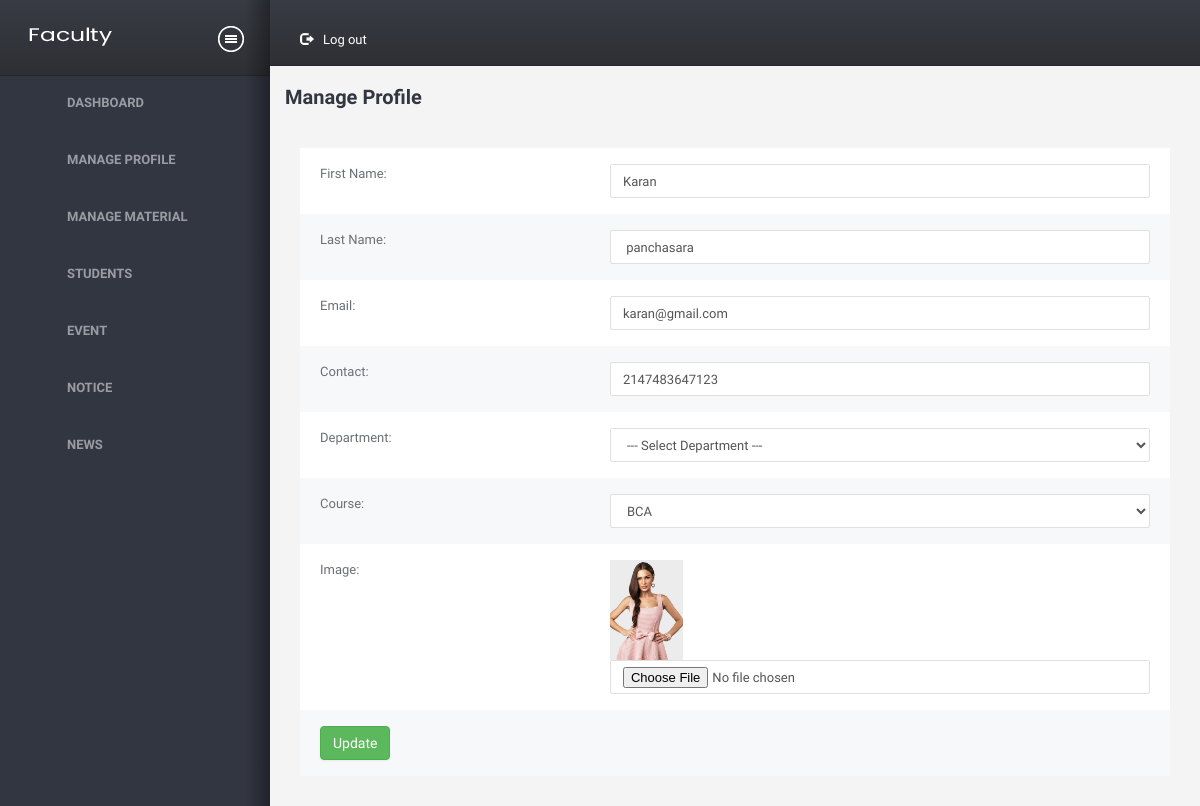
/faculty/manageprofile.php (signed in), run on the app's committed database.
### tables this page shows
CREATE TABLE `faculty` (
  `faculty_id` int(11) NOT NULL,
  `firstname` varchar(20) NOT NULL,
  `lastname` varchar(20) NOT NULL,
  `email` varchar(30) NOT NULL,
  `contact` varchar(15) NOT NULL,
  `department_id` int(11) NOT NULL,
  `course_id` int(11) NOT NULL,
  `profile_pic` varchar(100) NOT NULL,
  `sec_que_id` varchar(25) NOT NULL,
  `answer` varchar(20) NOT NULL,
  `password` varchar(15) NOT NULL,
  `isactive` int(1) NOT NULL,
  `doi` datetime NOT NULL,
  `dou` datetime NOT NULL
);

CREATE TABLE `course` (
  `course_id` int(11) NOT NULL,
  `course_name` varchar(20) NOT NULL,
  `department_id` int(11) NOT NULL,
  `isactive` int(1) NOT NULL,
  `doi` datetime NOT NULL,
  `dou` datetime NOT NULL
);

### faculty/manageprofile.php (the view, shortened to what this page needs)
<?php
require '../common/dbconnect.php';
$qrye="SELECT * FROM faculty where faculty_id='".$_SESSION['fid']."'";
$rse=mysqli_query($conn,$qrye);
$rowe=mysqli_fetch_assoc($rse);
?>
<!DOCTYPE HTML>
<html>
<head>
<link href="assets/css/A.style.css%2bbootstrap.css%2cMcc.0ONHoLZfWm.css.pagespeed.cf.2IS1LTyY4Z.css" rel="stylesheet" media="screen"/>
</head>
<body>
<div class="wrapper">
	<div class="structure-row">
        <aside class="sidebar">
        	<div class="sidebar-in">
                <header>
                    <div class="logo">
                        <a href="dashboard1"><img src="assets/images/Facultylogo.png" alt="Campus on click"/></a>
                    </div>
                    <a href="#" class="togglemenu">&nbsp;</a>
                    <div class="clearfix"></div>
                </header>
                <?php require 'sidebar.php';?>
                <span class="shadows"></span>
            </div>
        </aside>
        <div class="right-sec">
            <header>
                <nav class="topnav">
                    <ul id="nav1">
                        <li class="settings">
                        	<a href="logout.php"><i class="glyphicon glyphicon-log-out"></i>Log out</a>
                        </li>
                    </ul>
                </nav>
                <div class="clearfix"></div>
            </header>
            <div class="content-section">
                <div class="container-liquid">
                    <div class="row">
                        <header>
                                    <h2 class="heading">Manage Profile</h2>
                                </header>
                        <div class="col-xs-12">
                            <div class="table-box">
                                        <table class="table">
                                            <form action="updateprofile.php" method="POST" enctype="multipart/form-data">
                                            <tbody>
                                              <tr>
                                                    <td class="col-md-4">First Name:</td>
                                                    <td class="col-md-8"><input type="text" placeholder="First Name" class="form-control" name="fn" value="<?php echo $rowe['firstname'];?>"></td>
                                                </tr>
                                                <tr>
                                                    <td class="col-md-4">Last Name:</td>
                                                    <td class="col-md-8"><input type="text" placeholder="Last Name" class="form-control" name="ln" value="<?php echo $rowe['lastname'];?>"></td>
                                                </tr>
                                                <tr>
                                                    <td class="col-md-4">Email:</td>
                                                    <td class="col-md-8"><input type="text" placeholder="Email" class="form-control" name="email" value="<?php echo $rowe['email'];?>"></td>
                                                </tr>
                                                <tr>
                                                    <td class="col-md-4">Contact:</td>
                                                    <td class="col-md-8"><input type="text" placeholder="Contact" class="form-control" name="contact" value="<?php echo $rowe['contact'];?>"></td>
                                                </tr>
                                                <tr>
                                                    <td class="col-md-4">Department:</td>
                                                    <td class="col-md-8">
                                                       <select class="form-control" id="department" name="department">
                                                        <option>--- Select Department ---</option>
                                                       </select>
                                                    </td>
                                                </tr>
                                                  <tr>
                                                    <td class="col-md-4">Course:</td>
                                                    <td class="col-md-8">
                                                       <select class="form-control" id="course" name="course">
                                                           <?php
                                                           $qry="SELECT * FROM course where isactive=1";
                                                           $rs=mysqli_query($conn,$qry);
                                                           while($row=mysqli_fetch_assoc($rs))
                                                           {
                                                           ?>
                                                            <option value="<?php echo $row['course_id'];?>" <?php if($rowe['course_id'] == $row['course_id']){ echo 'selected';}?>><?php echo $row['course_name'];?></option>
                                                           <?php
                                                            }
                                                           ?>
                                                       </select>
                                                    </td>
                                                </tr>
                                                <tr>
                                                    <td class="col-md-4">Image:</td>
                                                    <td class="col-md-8"><img src="<?php echo $rowe['profile_pic'];?>" height="100" height="100">
                                                    <input type="file" placeholder="title" class="form-control" name="image"></td>
                                                </tr>
                                                    <td class="col-md-4">
                                                        <button class="btn btn-success" name="submit"> Update</button></td>
                                                    <td class="col-md-8">
                                                    </td>
                                            </tbody>
                                        </table>
                                    </div>
                        <div class="clearfix"></div>
                                </div>
                            </div>
                        </div>
                    </div>
                </div>
            </div>
        </div>
</body>
</html>

### data on the page
faculty: fn "Karan", ln "panchasara", email "karan@gmail.com", contact "2147483647123", course "BCA", profile_pic (picture)
